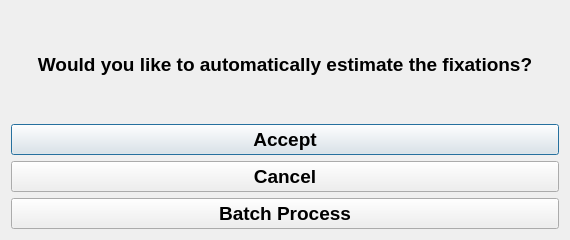
<?xml version="1.0" encoding="UTF-8"?>
<ui version="4.0">
 <class>DialogEstimateFixations</class>
 <widget class="QDialog" name="DialogEstimateFixations">
  <property name="windowModality">
   <enum>Qt::ApplicationModal</enum>
  </property>
  <property name="geometry">
   <rect>
    <x>0</x>
    <y>0</y>
    <width>570</width>
    <height>240</height>
   </rect>
  </property>
  <property name="minimumSize">
   <size>
    <width>0</width>
    <height>240</height>
   </size>
  </property>
  <property name="maximumSize">
   <size>
    <width>16777215</width>
    <height>240</height>
   </size>
  </property>
  <property name="windowTitle">
   <string>Dialog</string>
  </property>
  <property name="modal">
   <bool>true</bool>
  </property>
  <layout class="QVBoxLayout" name="verticalLayout">
   <item>
    <widget class="QLabel" name="lMsg">
     <property name="font">
      <font>
       <pointsize>14</pointsize>
       <weight>75</weight>
       <bold>true</bold>
      </font>
     </property>
     <property name="layoutDirection">
      <enum>Qt::LeftToRight</enum>
     </property>
     <property name="autoFillBackground">
      <bool>false</bool>
     </property>
     <property name="text">
      <string>Would you like to automatically estimate the fixations?</string>
     </property>
     <property name="textFormat">
      <enum>Qt::AutoText</enum>
     </property>
     <property name="alignment">
      <set>Qt::AlignCenter</set>
     </property>
    </widget>
   </item>
   <item>
    <widget class="QPushButton" name="b_accept">
     <property name="minimumSize">
      <size>
       <width>0</width>
       <height>31</height>
      </size>
     </property>
     <property name="maximumSize">
      <size>
       <width>16777215</width>
       <height>31</height>
      </size>
     </property>
     <property name="font">
      <font>
       <pointsize>14</pointsize>
       <weight>75</weight>
       <bold>true</bold>
      </font>
     </property>
     <property name="text">
      <string>Accept</string>
     </property>
    </widget>
   </item>
   <item>
    <widget class="QPushButton" name="b_cancel">
     <property name="maximumSize">
      <size>
       <width>16777215</width>
       <height>31</height>
      </size>
     </property>
     <property name="font">
      <font>
       <pointsize>14</pointsize>
       <weight>75</weight>
       <bold>true</bold>
      </font>
     </property>
     <property name="text">
      <string>Cancel</string>
     </property>
    </widget>
   </item>
   <item>
    <widget class="QPushButton" name="b_Batch">
     <property name="minimumSize">
      <size>
       <width>0</width>
       <height>31</height>
      </size>
     </property>
     <property name="maximumSize">
      <size>
       <width>16777215</width>
       <height>31</height>
      </size>
     </property>
     <property name="font">
      <font>
       <pointsize>14</pointsize>
       <weight>75</weight>
       <bold>true</bold>
      </font>
     </property>
     <property name="text">
      <string>Batch Process</string>
     </property>
    </widget>
   </item>
  </layout>
 </widget>
 <resources/>
 <connections/>
</ui>
